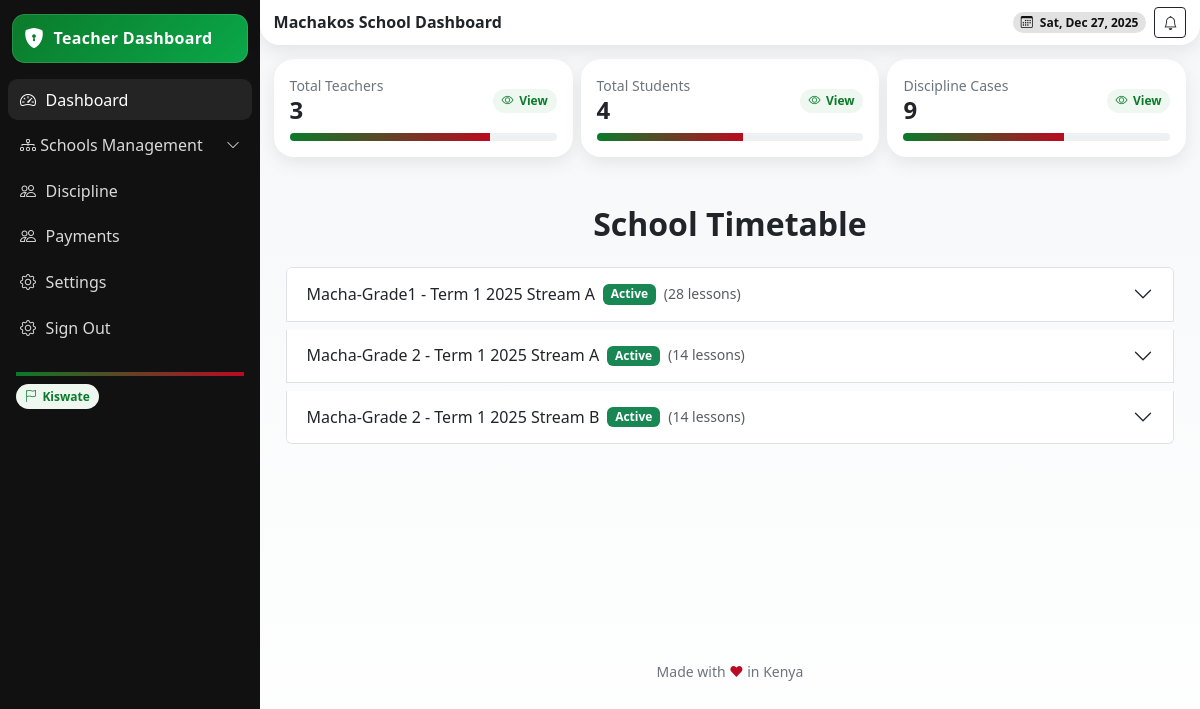
Page /dashboard/ (signed in) on the committed database.
### school/models.py (models this page shows, shortened)
class School(models.Model):
    name = models.CharField(max_length=255)
    school_admin = models.OneToOneField(User, on_delete=models.CASCADE, related_name='school_admin_profile')
    code = models.CharField(max_length=50, unique=True)
    address = models.TextField(blank=True)
    contact_email = models.EmailField()
    contact_phone = models.CharField(max_length=15)
    county = models.ForeignKey(County, on_delete=models.SET_NULL, null=True, blank=True)
    city = models.ForeignKey(City, on_delete=models.SET_NULL, null=True, blank=True)
    constituency = models.ForeignKey(Constituency, on_delete=models.SET_NULL, null=True, blank=True)
    sub_county = models.ForeignKey(SubCounty, on_delete=models.SET_NULL, null=True, blank=True)
    ward = models.ForeignKey(Ward, on_delete=models.SET_NULL, null=True, blank=True)
    created_at = models.DateTimeField(auto_now_add=True)
    is_active = models.BooleanField(default=True)

class Timetable(models.Model):
    school = models.ForeignKey('School', on_delete=models.CASCADE, related_name='timetables', blank=True, null=True)
    grade = models.ForeignKey('Grade', on_delete=models.CASCADE, related_name='timetables', blank=True, null=True)
    stream = models.ForeignKey('Streams', on_delete=models.CASCADE, related_name='timetables', blank=True, null=True)
    term = models.ForeignKey(Term, on_delete=models.CASCADE, related_name='term_timetables', blank=True, null=True)
    year = models.PositiveIntegerField()
    start_date = models.DateField()
    end_date = models.DateField()
    created_at = models.DateTimeField(auto_now_add=True)
    class Meta:
        unique_together = ['school', 'grade', 'stream', 'term', 'year']

class Grade(models.Model):
    name = models.CharField(max_length=50)
    school = models.ForeignKey(School, on_delete=models.CASCADE, related_name='grades')
    lessons_per_term = models.PositiveIntegerField(default=9)
    description = models.TextField(blank=True)
    code = models.CharField(max_length=50, db_index=True)
    capacity = models.PositiveIntegerField(default=30)
    created_at = models.DateTimeField(auto_now_add=True)
    is_active = models.BooleanField(default=True)
    class Meta:
        unique_together = ['school', 'code']

class Term(models.Model):
    year = models.ForeignKey(AcademicYear, on_delete=models.CASCADE, blank=True, null=True, related_name='terms')
    school = models.ForeignKey('School', on_delete=models.CASCADE, related_name='terms')
    name = models.CharField(max_length=80)
    start_date = models.DateField()
    end_date = models.DateField()
    is_active = models.BooleanField(default=False)
    class Meta:
        unique_together = ('school', 'name')
    class Meta:
        ordering = ['-start_date']

class Streams(models.Model):
    name = models.CharField(max_length=50)
    grade = models.ForeignKey(Grade, on_delete=models.CASCADE, related_name='streams')
    school = models.ForeignKey(School, on_delete=models.CASCADE, related_name='streams')
    capacity = models.PositiveIntegerField(default=30)
    is_active = models.BooleanField(default=True)
    class Meta:
        unique_together = ['grade', 'name', 'school']

### school/views.py (the view)
# urls.py: path('dashboard/', views.dashboard, name='dashboard'),
@login_required
def dashboard(request):
    school = None
    try:
        school = request.user.school_admin_profile
    except AttributeError:
        try:
            school = request.user.staffprofile.school
        except AttributeError as e:
            logger.warning(f"Permission denied for user {request.user.email}: {e}")
            messages.error(
                request,
                f"You do not have permission to access this page. (User: {request.user.email})"
            )
            return redirect('userauths:sign-in')  # redirect to login or some "no access" page
    total_teachers = StaffProfile.objects.filter(school=school, position='teacher').count()
    total_students = Student.objects.filter(school=school).count()
    total_parents = Parent.objects.filter(school=school).count()
    total_discipline_cases = DisciplineRecord.objects.filter(school=school).count()
    total_timetable_slots = Timetable.objects.filter(school=school).count()
    recent_discipline = DisciplineRecord.objects.filter(school=school).order_by('-date')[:5]
    timetables = Timetable.objects.filter(school=school).select_related('grade').order_by('-year', 'term')
    timetables_with_lessons = []
    for tt in timetables:
        lessons_qs = Lesson.objects.filter(timetable=tt)\
                                   .select_related('subject', 'teacher')\
                                   .order_by('time_slot','lesson_date')[:20]
        lessons_count = Lesson.objects.filter(timetable=tt).count()
        timetables_with_lessons.append({
            'timetable': tt,
            'lessons': lessons_qs,
            'lessons_count': lessons_count,
            'active': timezone.now().date() >= tt.start_date and timezone.now().date() <= tt.end_date,
        })
    context = {
        "total_teachers": total_teachers,
        "total_students": total_students,
        "school": school,
        "total_parents": total_parents,
        "total_discipline_cases": total_discipline_cases,
        "total_timetable_slots": total_timetable_slots,
        "recent_discipline": recent_discipline,
        "timetables_with_lessons": timetables_with_lessons,
    }
    return render(request, "school/dashboard.html", context)

### templates/school/dashboard.html (shortened to what this page needs)
{% extends 'school/base.html' %}
{% block content %}
<div class="row g-2" data-aos="fade-up">
  <div class="col-6 col-md-4">
    <div class="card k-card">
      <div class="card-body p-3">
        <div class="d-flex justify-content-between align-items-center">
          <div>
            <div class="text-secondary small">Total Teachers</div>
            <div class="h4 m-0 fw-bold">{{ total_teachers|default:"0" }}</div>
          </div>
          <a href=""><span class="k-pill"> <i class="bi bi-eye"></i> View</span></a>
        </div>
        <div class="k-progress mt-2"><span style="width:75%"></span></div>
      </div>
    </div>
  </div>
  <div class="col-6 col-md-4">
    <div class="card k-card">
      <div class="card-body p-3">
        <div class="d-flex justify-content-between align-items-center">
          <div>
            <div class="text-secondary small">Total Students</div>
            <div class="h4 m-0 fw-bold">{{ total_students|default:"0" }}</div>
          </div>
          <a href=""><span class="k-pill"> <i class="bi bi-eye"></i> View</span></a>
        </div>
        <div class="k-progress mt-2"><span style="width:55%"></span></div>
      </div>
    </div>
  </div>
  <div class="col-6 col-md-4">
    <div class="card k-card">
      <div class="card-body p-3">
        <div class="d-flex justify-content-between align-items-center">
          <div>
            <div class="text-secondary small">Discipline Cases</div>
            <div class="h4 m-0 fw-bold">{{ total_discipline_cases|default:"0" }}</div>
          </div>
          <a href="{% url 'school:school-discipline' %}"><span class="k-pill"> <i class="bi bi-eye"></i> View</span></a>
        </div>
        <div class="k-progress mt-2"><span style="width:60%"></span></div>
      </div>
    </div>
  </div>
</div>
<section class="py-5" data-aos="fade-up" data-aos-delay="50">
  <div class="container">
    <h2 class="fw-bold mb-4 text-center">School Timetable</h2>
    {% if timetables_with_lessons %}
    <div class="accordion" id="timetableAccordion">
      {% for item in timetables_with_lessons %}
        {% with tt=item.timetable lessons=item.lessons %}
        <div class="accordion-item mb-2">
          <h2 class="accordion-header" id="heading{{ tt.id }}">
            <button class="accordion-button collapsed" type="button"
                    data-bs-toggle="collapse"
                    data-bs-target="#collapse{{ tt.id }}"
                    aria-expanded="false"
                    aria-controls="collapse{{ tt.id }}">
              {{ tt.grade.name }} - Term {{ tt.term.name }} {{ tt.year }} {{tt.stream.name|default:"-"}}
              {% if item.active %}<span class="badge bg-success ms-2">Active</span>{% endif %}
              <small class="text-muted ms-2">({{ item.lessons_count }} lessons)</small>
            </button>
          </h2>
        </div>
        {% endwith %}
      {% endfor %}
    </div>
    {% else %}
      <p class="text-center text-muted">No timetables available.</p>
    {% endif %}
  </div>
</section>
{% endblock %}

### templates/school/base.html (shortened to what this page needs)
{% load static %}
{% load tz %}
{% load widget_tweaks %}
{% load dict_extras %}
{% load dict_filters %}
<!DOCTYPE html>
<html lang="en">
<head>
  <link href="https://cdn.jsdelivr.net/npm/bootstrap@5.3.3/dist/css/bootstrap.min.css" rel="stylesheet" />
  <link href="https://cdn.jsdelivr.net/npm/bootstrap-icons@1.11.3/font/bootstrap-icons.css" rel="stylesheet" />
  <link href="https://cdn.jsdelivr.net/npm/aos@2.3.4/dist/aos.css" rel="stylesheet" />
</head>
<body>
  <div class="app">
    <aside class="sidebar" id="sidebar">
      <div class="brand" data-aos="fade-right">
        <i class="bi bi-shield-lock-fill"></i>
         <span>{% if request.user.is_superuser %}Admin Dashboard{% elif request.user.is_teacher %} Teacher Dashboard
          {% elif request.user.is_parent %} Parent Dashboard{% elif request.user.is_student %} Student Dashboard{% elif request.user.is_school_staff %} Staff Dashboard {% else %} Dashboard {% endif %}</span></a>
      </div>
      <nav class="d-flex flex-column gap-1">
      <a class="side-link active" href="{% url 'school:dashboard' %}">
        <i class="bi bi-speedometer2"></i> Dashboard
      </a>
      <a class="side-link d-flex justify-content-between align-items-center"
        data-bs-toggle="collapse" href="#agencyMenu" role="button" aria-expanded="false" aria-controls="agencyMenu">
        <span><i class="bi bi-diagram-3"></i> Schools Management</span>
        <i class="bi bi-chevron-down small"></i>
      </a>
      <a class="side-link" href="{% url 'school:school-discipline' %}"><i class="bi bi-people"></i> Discipline</a>
      <a class="side-link" href=""><i class="bi bi-people"></i> Payments</a>
      <a class="side-link" href="{% url 'school:school-settings' %}"><i class="bi bi-gear"></i> Settings</a>
      <a class="side-link" href="{% url 'userauths:sign-out' %}">
        <i class="bi bi-gear"></i> Sign Out
      </a>
    </nav>
      <div class="mt-3 p-2 small text-secondary">
        <div class="k-accent mb-2"></div>
        <div><span class="k-pill"><i class="bi bi-flag"></i> Kiswate</span></div>
      </div>
    </aside>
    <main class="main">
      <header class="header d-flex align-items-center justify-content-between">
        <div class="d-flex align-items-center gap-2">
          <h6 class="m-0 fw-bold">{{school.name}} Dashboard</h6>
        </div>
        <div class="d-flex align-items-center gap-2">
          <span class="badge badge-dark rounded-pill px-2 py-1"><i class="bi bi-calendar3 me-1"></i> <span id="today"></span></span>
          <button class="btn btn-sm btn-outline-dark"><i class="bi bi-bell"></i></button>
        </div>
      </header>
      <section class="content container-fluid" style="min-height: 600px;">
        {% block content %} {% endblock %}
      </section>
      <div class="text-center small text-secondary my-3">Made with <span style="color:var(--kenya-red)">❤</span> in Kenya</div>
    </main>
  </div>
</body>
</html>

### templates/school/base.html (style rules this page uses)
:root { --kenya-green: #0b7a2a; --kenya-red: #bb0a21; --kenya-black: #111111; --kenya-white: #ffffff; --kenya-grey: #f5f7f8; --radius-xl: 1.25rem; --shadow-soft: 0 6px 18px rgba(0,0,0,.08); --space-compact: .5rem; }
html, body { height: 100%; }
body { background: linear-gradient(180deg, var(--kenya-grey), #fff); }
.app { display: grid; grid-template-columns: 260px 1fr; min-height: 100vh; }
.sidebar { background: var(--kenya-black); color: var(--kenya-white); position: sticky; top: 0; height: 100vh; padding: var(--space-compact); }
.brand { display: flex; align-items: center; gap: .6rem; padding: .6rem .75rem; border-radius: .8rem; background: linear-gradient(135deg, var(--kenya-green), #0aa84a); box-shadow: inset 0 0 0 1px rgba(255,255,255,.12); margin: .35rem .25rem 1rem; }
.brand i { font-size: 1.25rem; color: var(--kenya-white); }
.brand span { font-weight: 700; letter-spacing: .3px; }
.side-link { color: #d9d9d9; text-decoration: none; display: flex; align-items: center; gap: .6rem; padding: .55rem .75rem; border-radius: .6rem; }
.side-link:hover, .side-link.active { background: rgba(255,255,255,.08); color: #fff; }
.header { background: #fff; box-shadow: var(--shadow-soft); border-radius: 0 0 var(--radius-xl) var(--radius-xl); padding: .45rem .85rem; position: sticky; top: 0; z-index: 10; }
.content { padding: .85rem; }
.card.k-card { border: 0; border-radius: var(--radius-xl); box-shadow: var(--shadow-soft); overflow: hidden; }
.k-pill { display: inline-flex; align-items: center; gap: .35rem; border-radius: 999px; padding: .2rem .55rem; font-size: .75rem; background: #eef7f0; color: var(--kenya-green); font-weight: 600; }
.k-accent { height: 4px; background: linear-gradient(90deg, var(--kenya-green), var(--kenya-red)); }
.k-progress { height: .5rem; border-radius: 999px; background: #edf1f2; overflow: hidden; }
.k-progress > span { display: block; height: 100%; background: linear-gradient(90deg, var(--kenya-green), var(--kenya-red)); }
.badge-dark { background: rgba(17,17,17,.12); color: var(--kenya-black); }

### rows in the picture
School: name "Machakos School"
Timetable: timetable.grade.name "Macha-Grade1", timetable.term.name "1", timetable.year "2025", timetable.stream.name "Stream A", lessons_count "28"
Timetable: timetable.grade.name "Macha-Grade 2", timetable.term.name "1", timetable.year "2025", timetable.stream.name "Stream A", lessons_count "14"
Timetable: timetable.grade.name "Macha-Grade 2", timetable.term.name "1", timetable.year "2025", timetable.stream.name "Stream B", lessons_count "14"

### other values in the picture
{{ total_teachers|default:"0" }} "3"
{{ total_students|default:"0" }} "4"
{{ total_discipline_cases|default:"0" }} "9"
